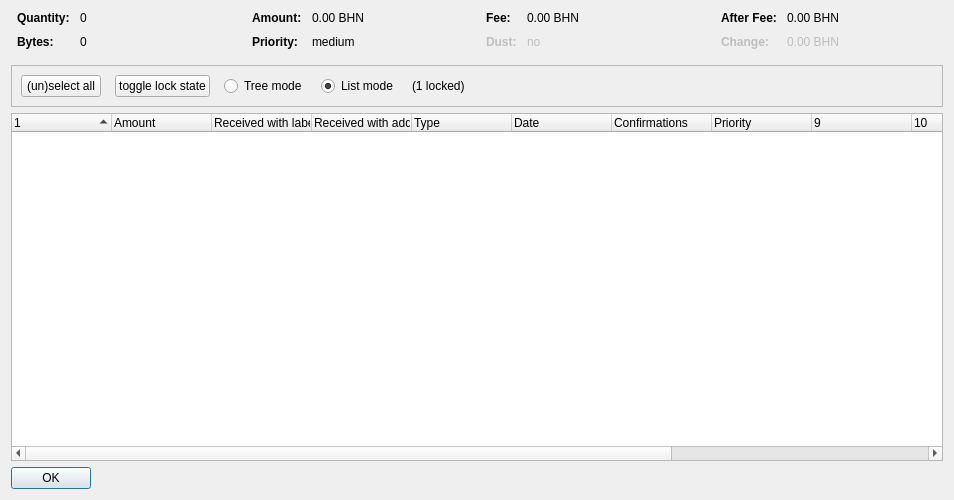
<?xml version="1.0" encoding="UTF-8"?>
<ui version="4.0">
 <class>CoinControlDialog</class>
 <widget class="QDialog" name="CoinControlDialog">
  <property name="geometry">
   <rect>
    <x>0</x>
    <y>0</y>
    <width>954</width>
    <height>500</height>
   </rect>
  </property>
  <property name="windowTitle">
   <string>Coin Selection</string>
  </property>
  <layout class="QVBoxLayout" name="verticalLayout">
   <item>
    <layout class="QHBoxLayout" name="horizontalLayoutTop" stretch="0,0,0,0">
     <property name="topMargin">
      <number>0</number>
     </property>
     <property name="bottomMargin">
      <number>10</number>
     </property>
     <item>
      <layout class="QFormLayout" name="formLayoutCoinControl1">
       <property name="horizontalSpacing">
        <number>10</number>
       </property>
       <property name="verticalSpacing">
        <number>10</number>
       </property>
       <property name="leftMargin">
        <number>6</number>
       </property>
       <property name="rightMargin">
        <number>6</number>
       </property>
       <item row="0" column="0">
        <widget class="QLabel" name="labelCoinControlQuantityText">
         <property name="font">
          <font>
           <weight>75</weight>
           <bold>true</bold>
          </font>
         </property>
         <property name="text">
          <string>Quantity:</string>
         </property>
        </widget>
       </item>
       <item row="0" column="1">
        <widget class="QLabel" name="labelCoinControlQuantity">
         <property name="cursor">
          <cursorShape>IBeamCursor</cursorShape>
         </property>
         <property name="contextMenuPolicy">
          <enum>Qt::ActionsContextMenu</enum>
         </property>
         <property name="text">
          <string notr="true">0</string>
         </property>
         <property name="textInteractionFlags">
          <set>Qt::LinksAccessibleByMouse|Qt::TextSelectableByKeyboard|Qt::TextSelectableByMouse</set>
         </property>
        </widget>
       </item>
       <item row="1" column="0">
        <widget class="QLabel" name="labelCoinControlBytesText">
         <property name="font">
          <font>
           <weight>75</weight>
           <bold>true</bold>
          </font>
         </property>
         <property name="text">
          <string>Bytes:</string>
         </property>
        </widget>
       </item>
       <item row="1" column="1">
        <widget class="QLabel" name="labelCoinControlBytes">
         <property name="cursor">
          <cursorShape>IBeamCursor</cursorShape>
         </property>
         <property name="contextMenuPolicy">
          <enum>Qt::ActionsContextMenu</enum>
         </property>
         <property name="text">
          <string notr="true">0</string>
         </property>
         <property name="textInteractionFlags">
          <set>Qt::LinksAccessibleByMouse|Qt::TextSelectableByKeyboard|Qt::TextSelectableByMouse</set>
         </property>
        </widget>
       </item>
      </layout>
     </item>
     <item>
      <layout class="QFormLayout" name="formLayoutCoinControl2">
       <property name="horizontalSpacing">
        <number>10</number>
       </property>
       <property name="verticalSpacing">
        <number>10</number>
       </property>
       <property name="leftMargin">
        <number>6</number>
       </property>
       <property name="rightMargin">
        <number>6</number>
       </property>
       <item row="0" column="0">
        <widget class="QLabel" name="labelCoinControlAmountText">
         <property name="font">
          <font>
           <weight>75</weight>
           <bold>true</bold>
          </font>
         </property>
         <property name="text">
          <string>Amount:</string>
         </property>
        </widget>
       </item>
       <item row="0" column="1">
        <widget class="QLabel" name="labelCoinControlAmount">
         <property name="cursor">
          <cursorShape>IBeamCursor</cursorShape>
         </property>
         <property name="contextMenuPolicy">
          <enum>Qt::ActionsContextMenu</enum>
         </property>
         <property name="text">
          <string notr="true">0.00 BHN</string>
         </property>
         <property name="textInteractionFlags">
          <set>Qt::LinksAccessibleByMouse|Qt::TextSelectableByKeyboard|Qt::TextSelectableByMouse</set>
         </property>
        </widget>
       </item>
       <item row="1" column="0">
        <widget class="QLabel" name="labelCoinControlPriorityText">
         <property name="font">
          <font>
           <weight>75</weight>
           <bold>true</bold>
          </font>
         </property>
         <property name="text">
          <string>Priority:</string>
         </property>
        </widget>
       </item>
       <item row="1" column="1">
        <widget class="QLabel" name="labelCoinControlPriority">
         <property name="cursor">
          <cursorShape>IBeamCursor</cursorShape>
         </property>
         <property name="contextMenuPolicy">
          <enum>Qt::ActionsContextMenu</enum>
         </property>
         <property name="text">
          <string>medium</string>
         </property>
         <property name="textInteractionFlags">
          <set>Qt::LinksAccessibleByMouse|Qt::TextSelectableByKeyboard|Qt::TextSelectableByMouse</set>
         </property>
        </widget>
       </item>
      </layout>
     </item>
     <item>
      <layout class="QFormLayout" name="formLayoutCoinControl3">
       <property name="horizontalSpacing">
        <number>10</number>
       </property>
       <property name="verticalSpacing">
        <number>10</number>
       </property>
       <property name="leftMargin">
        <number>6</number>
       </property>
       <property name="rightMargin">
        <number>6</number>
       </property>
       <item row="0" column="0">
        <widget class="QLabel" name="labelCoinControlFeeText">
         <property name="font">
          <font>
           <weight>75</weight>
           <bold>true</bold>
          </font>
         </property>
         <property name="text">
          <string>Fee:</string>
         </property>
        </widget>
       </item>
       <item row="0" column="1">
        <widget class="QLabel" name="labelCoinControlFee">
         <property name="cursor">
          <cursorShape>IBeamCursor</cursorShape>
         </property>
         <property name="contextMenuPolicy">
          <enum>Qt::ActionsContextMenu</enum>
         </property>
         <property name="text">
          <string notr="true">0.00 BHN</string>
         </property>
         <property name="textInteractionFlags">
          <set>Qt::LinksAccessibleByMouse|Qt::TextSelectableByKeyboard|Qt::TextSelectableByMouse</set>
         </property>
        </widget>
       </item>
       <item row="1" column="0">
        <widget class="QLabel" name="labelCoinControlLowOutputText">
         <property name="enabled">
          <bool>false</bool>
         </property>
         <property name="font">
          <font>
           <weight>75</weight>
           <bold>true</bold>
          </font>
         </property>
         <property name="text">
          <string>Dust:</string>
         </property>
        </widget>
       </item>
       <item row="1" column="1">
        <widget class="QLabel" name="labelCoinControlLowOutput">
         <property name="enabled">
          <bool>false</bool>
         </property>
         <property name="cursor">
          <cursorShape>IBeamCursor</cursorShape>
         </property>
         <property name="contextMenuPolicy">
          <enum>Qt::ActionsContextMenu</enum>
         </property>
         <property name="text">
          <string>no</string>
         </property>
         <property name="textInteractionFlags">
          <set>Qt::LinksAccessibleByMouse|Qt::TextSelectableByKeyboard|Qt::TextSelectableByMouse</set>
         </property>
        </widget>
       </item>
      </layout>
     </item>
     <item>
      <layout class="QFormLayout" name="formLayoutCoinControl4">
       <property name="horizontalSpacing">
        <number>10</number>
       </property>
       <property name="verticalSpacing">
        <number>10</number>
       </property>
       <property name="leftMargin">
        <number>6</number>
       </property>
       <property name="rightMargin">
        <number>6</number>
       </property>
       <item row="0" column="0">
        <widget class="QLabel" name="labelCoinControlAfterFeeText">
         <property name="font">
          <font>
           <weight>75</weight>
           <bold>true</bold>
          </font>
         </property>
         <property name="text">
          <string>After Fee:</string>
         </property>
        </widget>
       </item>
       <item row="0" column="1">
        <widget class="QLabel" name="labelCoinControlAfterFee">
         <property name="cursor">
          <cursorShape>IBeamCursor</cursorShape>
         </property>
         <property name="contextMenuPolicy">
          <enum>Qt::ActionsContextMenu</enum>
         </property>
         <property name="text">
          <string notr="true">0.00 BHN</string>
         </property>
         <property name="textInteractionFlags">
          <set>Qt::LinksAccessibleByMouse|Qt::TextSelectableByKeyboard|Qt::TextSelectableByMouse</set>
         </property>
        </widget>
       </item>
       <item row="1" column="0">
        <widget class="QLabel" name="labelCoinControlChangeText">
         <property name="enabled">
          <bool>false</bool>
         </property>
         <property name="font">
          <font>
           <weight>75</weight>
           <bold>true</bold>
          </font>
         </property>
         <property name="text">
          <string>Change:</string>
         </property>
        </widget>
       </item>
       <item row="1" column="1">
        <widget class="QLabel" name="labelCoinControlChange">
         <property name="enabled">
          <bool>false</bool>
         </property>
         <property name="cursor">
          <cursorShape>IBeamCursor</cursorShape>
         </property>
         <property name="contextMenuPolicy">
          <enum>Qt::ActionsContextMenu</enum>
         </property>
         <property name="text">
          <string notr="true">0.00 BHN</string>
         </property>
         <property name="textInteractionFlags">
          <set>Qt::LinksAccessibleByMouse|Qt::TextSelectableByKeyboard|Qt::TextSelectableByMouse</set>
         </property>
        </widget>
       </item>
      </layout>
     </item>
    </layout>
   </item>
   <item>
    <widget class="QFrame" name="frame">
     <property name="minimumSize">
      <size>
       <width>0</width>
       <height>40</height>
      </size>
     </property>
     <property name="frameShape">
      <enum>QFrame::StyledPanel</enum>
     </property>
     <property name="frameShadow">
      <enum>QFrame::Sunken</enum>
     </property>
     <layout class="QHBoxLayout" name="horizontalLayout">
      <item>
       <layout class="QHBoxLayout" name="horizontalLayoutPanel" stretch="0,0,0,0,0,0">
        <property name="spacing">
         <number>14</number>
        </property>
        <item>
         <widget class="QPushButton" name="pushButtonSelectAll">
          <property name="sizePolicy">
           <sizepolicy hsizetype="Maximum" vsizetype="Fixed">
            <horstretch>0</horstretch>
            <verstretch>0</verstretch>
           </sizepolicy>
          </property>
          <property name="text">
           <string>(un)select all</string>
          </property>
          <property name="autoDefault">
           <bool>false</bool>
          </property>
         </widget>
        </item>
        <item>
         <widget class="QPushButton" name="pushButtonToggleLock">
          <property name="sizePolicy">
           <sizepolicy hsizetype="Maximum" vsizetype="Fixed">
            <horstretch>0</horstretch>
            <verstretch>0</verstretch>
           </sizepolicy>
          </property>
          <property name="text">
           <string>toggle lock state</string>
          </property>
          <property name="autoDefault">
           <bool>false</bool>
          </property>
         </widget>
        </item>
        <item>
         <widget class="QRadioButton" name="radioTreeMode">
          <property name="sizePolicy">
           <sizepolicy hsizetype="Maximum" vsizetype="Fixed">
            <horstretch>0</horstretch>
            <verstretch>0</verstretch>
           </sizepolicy>
          </property>
          <property name="text">
           <string>Tree mode</string>
          </property>
         </widget>
        </item>
        <item>
         <widget class="QRadioButton" name="radioListMode">
          <property name="sizePolicy">
           <sizepolicy hsizetype="Maximum" vsizetype="Fixed">
            <horstretch>0</horstretch>
            <verstretch>0</verstretch>
           </sizepolicy>
          </property>
          <property name="text">
           <string>List mode</string>
          </property>
          <property name="checked">
           <bool>true</bool>
          </property>
         </widget>
        </item>
        <item>
         <widget class="QLabel" name="labelLocked">
          <property name="text">
           <string>(1 locked)</string>
          </property>
         </widget>
        </item>
        <item>
         <spacer name="horizontalSpacer">
          <property name="orientation">
           <enum>Qt::Horizontal</enum>
          </property>
          <property name="sizeHint" stdset="0">
           <size>
            <width>40</width>
            <height>20</height>
           </size>
          </property>
         </spacer>
        </item>
       </layout>
      </item>
     </layout>
    </widget>
   </item>
   <item>
    <widget class="CoinControlTreeWidget" name="treeWidget">
     <property name="contextMenuPolicy">
      <enum>Qt::CustomContextMenu</enum>
     </property>
     <property name="sortingEnabled">
      <bool>false</bool>
     </property>
     <property name="columnCount">
      <number>13</number>
     </property>
     <attribute name="headerShowSortIndicator" stdset="0">
      <bool>true</bool>
     </attribute>
     <attribute name="headerStretchLastSection">
      <bool>false</bool>
     </attribute>
     <column>
      <property name="text">
       <string/>
      </property>
     </column>
     <column>
      <property name="text">
       <string>Amount</string>
      </property>
     </column>
     <column>
      <property name="text">
       <string>Received with label</string>
      </property>
     </column>
     <column>
      <property name="text">
       <string>Received with address</string>
      </property>
     </column>
     <column>
      <property name="text">
	<string>Type</string>
      </property>
     </column>
     <column>
      <property name="text">	 
       <string>Date</string>
      </property>
     </column>
     <column>
      <property name="text">
       <string>Confirmations</string>
      </property>
      <property name="toolTip">
       <string>Confirmed</string>
      </property>
     </column>
     <column>
      <property name="text">
       <string>Priority</string>
      </property>
     </column>
     <column>
      <property name="text">
       <string/>
      </property>
     </column>
     <column>
      <property name="text">
       <string/>
      </property>
     </column>
     <column>
      <property name="text">
       <string/>
      </property>
     </column>
     <column>
      <property name="text">
       <string/>
      </property>
     </column>
     <column>
      <property name="text">
       <string/>
      </property>
     </column>
    </widget>
   </item>
   <item>
    <widget class="QDialogButtonBox" name="buttonBox">
     <property name="sizePolicy">
      <sizepolicy hsizetype="Maximum" vsizetype="Fixed">
       <horstretch>0</horstretch>
       <verstretch>0</verstretch>
      </sizepolicy>
     </property>
     <property name="orientation">
      <enum>Qt::Horizontal</enum>
     </property>
     <property name="standardButtons">
      <set>QDialogButtonBox::Ok</set>
     </property>
    </widget>
   </item>
  </layout>
 </widget>
 <customwidgets>
  <customwidget>
   <class>CoinControlTreeWidget</class>
   <extends>QTreeWidget</extends>
   <header>coincontroltreewidget.h</header>
  </customwidget>
 </customwidgets>
 <resources/>
 <connections/>
</ui>
